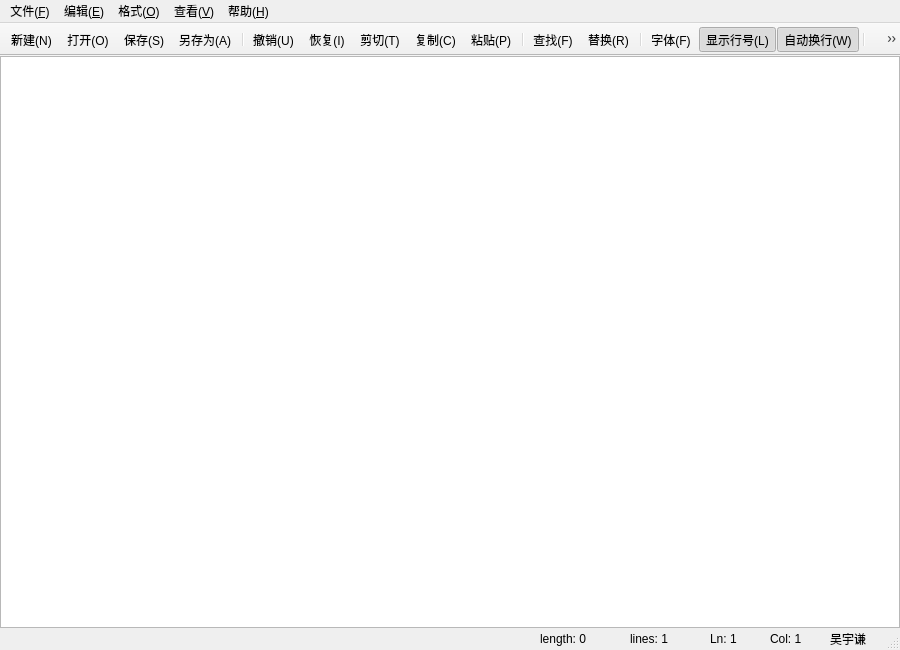
<?xml version="1.0" encoding="UTF-8"?>
<ui version="4.0">
 <class>MainWindow</class>
 <widget class="QMainWindow" name="MainWindow">
  <property name="geometry">
   <rect>
    <x>0</x>
    <y>0</y>
    <width>900</width>
    <height>650</height>
   </rect>
  </property>
  <property name="windowTitle">
   <string>新建文本文件 - 编辑器</string>
  </property>
  <property name="windowIcon">
   <iconset resource="res.qrc">
    <normaloff>:/images/notebook-outline.svg</normaloff>:/images/notebook-outline.svg</iconset>
  </property>
  <widget class="QWidget" name="centralwidget">
   <layout class="QHBoxLayout" name="horizontalLayout">
    <property name="spacing">
     <number>0</number>
    </property>
    <property name="leftMargin">
     <number>0</number>
    </property>
    <property name="topMargin">
     <number>0</number>
    </property>
    <property name="rightMargin">
     <number>0</number>
    </property>
    <property name="bottomMargin">
     <number>0</number>
    </property>
    <item>
     <widget class="CodeEditor" name="textEdit">
      <property name="font">
       <font>
        <family>Consolas</family>
        <pointsize>11</pointsize>
       </font>
      </property>
      <property name="tabStopDistance">
       <double>28.000000000000000</double>
      </property>
      <property name="lineWrapMode">
       <enum>QPlainTextEdit::WidgetWidth</enum>
      </property>
     </widget>
    </item>
   </layout>
  </widget>
  <widget class="QMenuBar" name="menubar">
   <property name="geometry">
    <rect>
     <x>0</x>
     <y>0</y>
     <width>900</width>
     <height>26</height>
    </rect>
   </property>
   <widget class="QMenu" name="menuFile">
    <property name="title">
     <string>文件(&amp;F)</string>
    </property>
    <addaction name="actionNew"/>
    <addaction name="actionOpen"/>
    <addaction name="actionSave"/>
    <addaction name="actionSaveAs"/>
    <addaction name="separator"/>
    <addaction name="actionExit"/>
   </widget>
   <widget class="QMenu" name="menuEdit">
    <property name="title">
     <string>编辑(&amp;E)</string>
    </property>
    <addaction name="actionUndo"/>
    <addaction name="actionRedo"/>
    <addaction name="actionCut"/>
    <addaction name="actionCopy"/>
    <addaction name="actionPaste"/>
    <addaction name="separator"/>
    <addaction name="actionFind"/>
    <addaction name="actionReplace"/>
    <addaction name="separator"/>
    <addaction name="actionSelectAll"/>
   </widget>
   <widget class="QMenu" name="menuFormat">
    <property name="title">
     <string>格式(&amp;O)</string>
    </property>
    <addaction name="actionWrap"/>
    <addaction name="actionLineNumbers"/>
    <addaction name="separator"/>
    <addaction name="actionFont"/>
    <addaction name="actionFontColor"/>
    <addaction name="separator"/>
    <addaction name="actionFontBackground"/>
    <addaction name="actionEditorBackground"/>
   </widget>
   <widget class="QMenu" name="menuView">
    <property name="title">
     <string>查看(&amp;V)</string>
    </property>
    <addaction name="actionToolBar"/>
    <addaction name="actionStatusBar"/>
   </widget>
   <widget class="QMenu" name="menuHelp">
    <property name="title">
     <string>帮助(&amp;H)</string>
    </property>
    <addaction name="actionAbout"/>
   </widget>
   <addaction name="menuFile"/>
   <addaction name="menuEdit"/>
   <addaction name="menuFormat"/>
   <addaction name="menuView"/>
   <addaction name="menuHelp"/>
  </widget>
  <widget class="QToolBar" name="mainToolBar">
   <property name="windowTitle">
    <string>主工具栏</string>
   </property>
   <property name="iconSize">
    <size>
     <width>22</width>
     <height>22</height>
    </size>
   </property>
   <property name="toolButtonStyle">
    <enum>Qt::ToolButtonIconOnly</enum>
   </property>
   <property name="movable">
    <bool>false</bool>
   </property>
   <property name="floatable">
    <bool>false</bool>
   </property>
   <attribute name="toolBarArea">
    <enum>TopToolBarArea</enum>
   </attribute>
   <attribute name="toolBarBreak">
    <bool>false</bool>
   </attribute>
   <addaction name="actionNew"/>
   <addaction name="actionOpen"/>
   <addaction name="actionSave"/>
   <addaction name="actionSaveAs"/>
   <addaction name="separator"/>
   <addaction name="actionUndo"/>
   <addaction name="actionRedo"/>
   <addaction name="actionCut"/>
   <addaction name="actionCopy"/>
   <addaction name="actionPaste"/>
   <addaction name="separator"/>
   <addaction name="actionFind"/>
   <addaction name="actionReplace"/>
   <addaction name="separator"/>
   <addaction name="actionFont"/>
   <addaction name="actionLineNumbers"/>
   <addaction name="actionWrap"/>
   <addaction name="separator"/>
   <addaction name="actionToolBar"/>
   <addaction name="actionStatusBar"/>
  </widget>
  <widget class="QStatusBar" name="statusbar">
   <property name="sizeGripEnabled">
    <bool>true</bool>
   </property>
   <widget class="QLabel" name="labelLength">
    <property name="geometry">
     <rect>
      <x>540</x>
      <y>2</y>
      <width>90</width>
      <height>18</height>
     </rect>
    </property>
    <property name="text">
     <string>length: 0</string>
    </property>
   </widget>
   <widget class="QLabel" name="labelLines">
    <property name="geometry">
     <rect>
      <x>630</x>
      <y>2</y>
      <width>80</width>
      <height>18</height>
     </rect>
    </property>
    <property name="text">
     <string>lines: 1</string>
    </property>
   </widget>
   <widget class="QLabel" name="labelLn">
    <property name="geometry">
     <rect>
      <x>710</x>
      <y>2</y>
      <width>60</width>
      <height>18</height>
     </rect>
    </property>
    <property name="text">
     <string>Ln: 1</string>
    </property>
   </widget>
   <widget class="QLabel" name="labelCol">
    <property name="geometry">
     <rect>
      <x>770</x>
      <y>2</y>
      <width>60</width>
      <height>18</height>
     </rect>
    </property>
    <property name="text">
     <string>Col: 1</string>
    </property>
   </widget>
   <widget class="QLabel" name="labelName">
    <property name="geometry">
     <rect>
      <x>830</x>
      <y>2</y>
      <width>50</width>
      <height>18</height>
     </rect>
    </property>
    <property name="text">
     <string>吴宇谦</string>
    </property>
   </widget>
  </widget>
  <action name="actionNew">
   <property name="icon">
    <iconset resource="res.qrc">
     <normaloff>:/images/file-outline.svg</normaloff>:/images/file-outline.svg</iconset>
   </property>
   <property name="text">
    <string>新建(&amp;N)</string>
   </property>
   <property name="shortcut">
    <string>Ctrl+N</string>
   </property>
  </action>
  <action name="actionOpen">
   <property name="icon">
    <iconset resource="res.qrc">
     <normaloff>:/images/folder-open-outline.svg</normaloff>:/images/folder-open-outline.svg</iconset>
   </property>
   <property name="text">
    <string>打开(&amp;O)</string>
   </property>
   <property name="shortcut">
    <string>Ctrl+O</string>
   </property>
  </action>
  <action name="actionSave">
   <property name="icon">
    <iconset resource="res.qrc">
     <normaloff>:/images/content-save-outline.svg</normaloff>:/images/content-save-outline.svg</iconset>
   </property>
   <property name="text">
    <string>保存(&amp;S)</string>
   </property>
   <property name="shortcut">
    <string>Ctrl+S</string>
   </property>
  </action>
  <action name="actionSaveAs">
   <property name="icon">
    <iconset resource="res.qrc">
     <normaloff>:/images/content-save-all-outline.svg</normaloff>:/images/content-save-all-outline.svg</iconset>
   </property>
   <property name="text">
    <string>另存为(&amp;A)</string>
   </property>
  </action>
  <action name="actionExit">
   <property name="icon">
    <iconset resource="res.qrc">
     <normaloff>:/images/exit-to-app.svg</normaloff>:/images/exit-to-app.svg</iconset>
   </property>
   <property name="text">
    <string>退出(&amp;X)</string>
   </property>
  </action>
  <action name="actionUndo">
   <property name="icon">
    <iconset resource="res.qrc">
     <normaloff>:/images/undo.svg</normaloff>:/images/undo.svg</iconset>
   </property>
   <property name="text">
    <string>撤销(&amp;U)</string>
   </property>
   <property name="shortcut">
    <string>Ctrl+Z</string>
   </property>
  </action>
  <action name="actionRedo">
   <property name="icon">
    <iconset resource="res.qrc">
     <normaloff>:/images/redo.svg</normaloff>:/images/redo.svg</iconset>
   </property>
   <property name="text">
    <string>恢复(&amp;I)</string>
   </property>
   <property name="shortcut">
    <string>Ctrl+Shift+Z</string>
   </property>
  </action>
  <action name="actionCut">
   <property name="icon">
    <iconset resource="res.qrc">
     <normaloff>:/images/content-cut.svg</normaloff>:/images/content-cut.svg</iconset>
   </property>
   <property name="text">
    <string>剪切(&amp;T)</string>
   </property>
   <property name="shortcut">
    <string>Ctrl+X</string>
   </property>
  </action>
  <action name="actionCopy">
   <property name="icon">
    <iconset resource="res.qrc">
     <normaloff>:/images/content-copy.svg</normaloff>:/images/content-copy.svg</iconset>
   </property>
   <property name="text">
    <string>复制(&amp;C)</string>
   </property>
   <property name="shortcut">
    <string>Ctrl+C</string>
   </property>
  </action>
  <action name="actionPaste">
   <property name="icon">
    <iconset resource="res.qrc">
     <normaloff>:/images/content-paste.svg</normaloff>:/images/content-paste.svg</iconset>
   </property>
   <property name="text">
    <string>粘贴(&amp;P)</string>
   </property>
   <property name="shortcut">
    <string>Ctrl+V</string>
   </property>
  </action>
  <action name="actionFind">
   <property name="icon">
    <iconset resource="res.qrc">
     <normaloff>:/images/file-find-outline.svg</normaloff>:/images/file-find-outline.svg</iconset>
   </property>
   <property name="text">
    <string>查找(&amp;F)</string>
   </property>
   <property name="shortcut">
    <string>Ctrl+F</string>
   </property>
  </action>
  <action name="actionReplace">
   <property name="icon">
    <iconset resource="res.qrc">
     <normaloff>:/images/find-replace.svg</normaloff>:/images/find-replace.svg</iconset>
   </property>
   <property name="text">
    <string>替换(&amp;R)</string>
   </property>
   <property name="shortcut">
    <string>Ctrl+H</string>
   </property>
  </action>
  <action name="actionSelectAll">
   <property name="icon">
    <iconset resource="res.qrc">
     <normaloff>:/images/select-all.svg</normaloff>:/images/select-all.svg</iconset>
   </property>
   <property name="text">
    <string>全选(&amp;A)</string>
   </property>
   <property name="shortcut">
    <string>Ctrl+A</string>
   </property>
  </action>
  <action name="actionWrap">
   <property name="checkable">
    <bool>true</bool>
   </property>
   <property name="checked">
    <bool>true</bool>
   </property>
   <property name="icon">
    <iconset resource="res.qrc">
     <normaloff>:/images/wrap.svg</normaloff>:/images/wrap.svg</iconset>
   </property>
   <property name="text">
    <string>自动换行(&amp;W)</string>
   </property>
  </action>
  <action name="actionLineNumbers">
   <property name="checkable">
    <bool>true</bool>
   </property>
   <property name="checked">
    <bool>true</bool>
   </property>
   <property name="icon">
    <iconset resource="res.qrc">
     <normaloff>:/images/format-list-numbered.svg</normaloff>:/images/format-list-numbered.svg</iconset>
   </property>
   <property name="text">
    <string>显示行号(&amp;L)</string>
   </property>
   <property name="shortcut">
    <string>Ctrl+L</string>
   </property>
  </action>
  <action name="actionFont">
   <property name="icon">
    <iconset resource="res.qrc">
     <normaloff>:/images/format-font.svg</normaloff>:/images/format-font.svg</iconset>
   </property>
   <property name="text">
    <string>字体(&amp;F)</string>
   </property>
  </action>
  <action name="actionFontColor">
   <property name="text">
    <string>字体颜色</string>
   </property>
  </action>
  <action name="actionFontBackground">
   <property name="text">
    <string>字体背景色</string>
   </property>
  </action>
  <action name="actionEditorBackground">
   <property name="text">
    <string>编辑器背景色</string>
   </property>
  </action>
  <action name="actionToolBar">
   <property name="checkable">
    <bool>true</bool>
   </property>
   <property name="checked">
    <bool>true</bool>
   </property>
   <property name="icon">
    <iconset resource="res.qrc">
     <normaloff>:/images/wrench-outline.svg</normaloff>:/images/wrench-outline.svg</iconset>
   </property>
   <property name="text">
    <string>工具栏(&amp;T)</string>
   </property>
  </action>
  <action name="actionStatusBar">
   <property name="checkable">
    <bool>true</bool>
   </property>
   <property name="checked">
    <bool>true</bool>
   </property>
   <property name="icon">
    <iconset resource="res.qrc">
     <normaloff>:/images/dock-bottom.svg</normaloff>:/images/dock-bottom.svg</iconset>
   </property>
   <property name="text">
    <string>状态栏(&amp;S)</string>
   </property>
  </action>
  <action name="actionAbout">
   <property name="icon">
    <iconset resource="res.qrc">
     <normaloff>:/images/information-outline.svg</normaloff>:/images/information-outline.svg</iconset>
   </property>
   <property name="text">
    <string>关于(&amp;A)</string>
   </property>
  </action>
 </widget>
 <customwidgets>
  <customwidget>
   <class>CodeEditor</class>
   <extends>QPlainTextEdit</extends>
   <header>codeeditor.h</header>
  </customwidget>
 </customwidgets>
 <resources>
  <include location="res.qrc"/>
 </resources>
 <connections/>
</ui>
